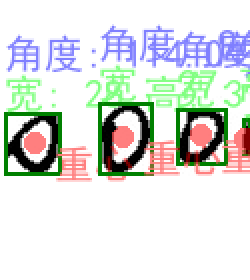
#> input picture src/main/resources/result/Test/T/two_dimensional/img1_0D_annotated.png, 125 x 140 px (shown 2 times larger)
$ python -i Two_Dimensional_recognition.py   (imports and definitions only)
#> lines starting #> are read from the running program, lines starting #| are printed output that depends on the picture; after the words box and inside, x2 and y2 are one past the last pixel; in counts of white or black regions, pixels touching at a corner belong together
#> further down, picture is the input picture: shape (140, 125, 3); mean B, G, R 220.6, 223.6, 220.3
import os
import glob
import sys

from PIL import Image, ImageDraw, ImageFont
import numpy as np
import cv2
import matplotlib.pyplot as plt

# 提取图像中的轮廓
def extract_contours(image):
    # 将图像转换为灰度图
    gray = cv2.cvtColor(image, cv2.COLOR_BGR2GRAY)
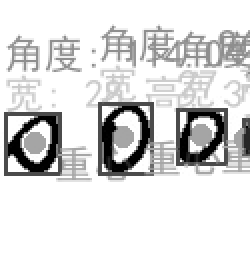
#> gray: shape (140, 125) (shown 2 times larger); min 0, max 255, mean 222.3
    # 应用二值化处理
    _, thresh = cv2.threshold(gray, 127, 255, cv2.THRESH_BINARY_INV)
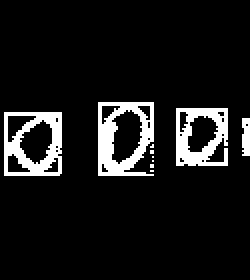
#> thresh: shape (140, 125) (shown 2 times larger); 9.4% white; 10 white regions (6 under 20 px)
    # 查找轮廓
    contours, _ = cv2.findContours(thresh, cv2.RETR_EXTERNAL, cv2.CHAIN_APPROX_SIMPLE)
#> contours = 10 contours, 6 with area under 20; largest, box (x1, y1, x2, y2) and area: (2, 56, 31, 88) 864, (49, 51, 77, 88) 855, (88, 54, 114, 83) 622, (121, 59, 125, 78) 49
    return contours

# 获取轮廓的边界框
def get_bounding_box(contours):
    x, y, w, h = cv2.boundingRect(np.vstack(contours))
    return x, y, w, h

# 获取笔画的方向
# [142 lines left out: functions get_stroke_directions, plot_contours, read, process_image, main, not called in this run]


# [2 lines not run here, left out]

>>> import cv2
>>> picture = cv2.imread('../result/Test/T/two_dimensional/img1_0D_annotated.png')
>>> result = extract_contours(picture)
#> result has the same summary as contours in extract_contours
